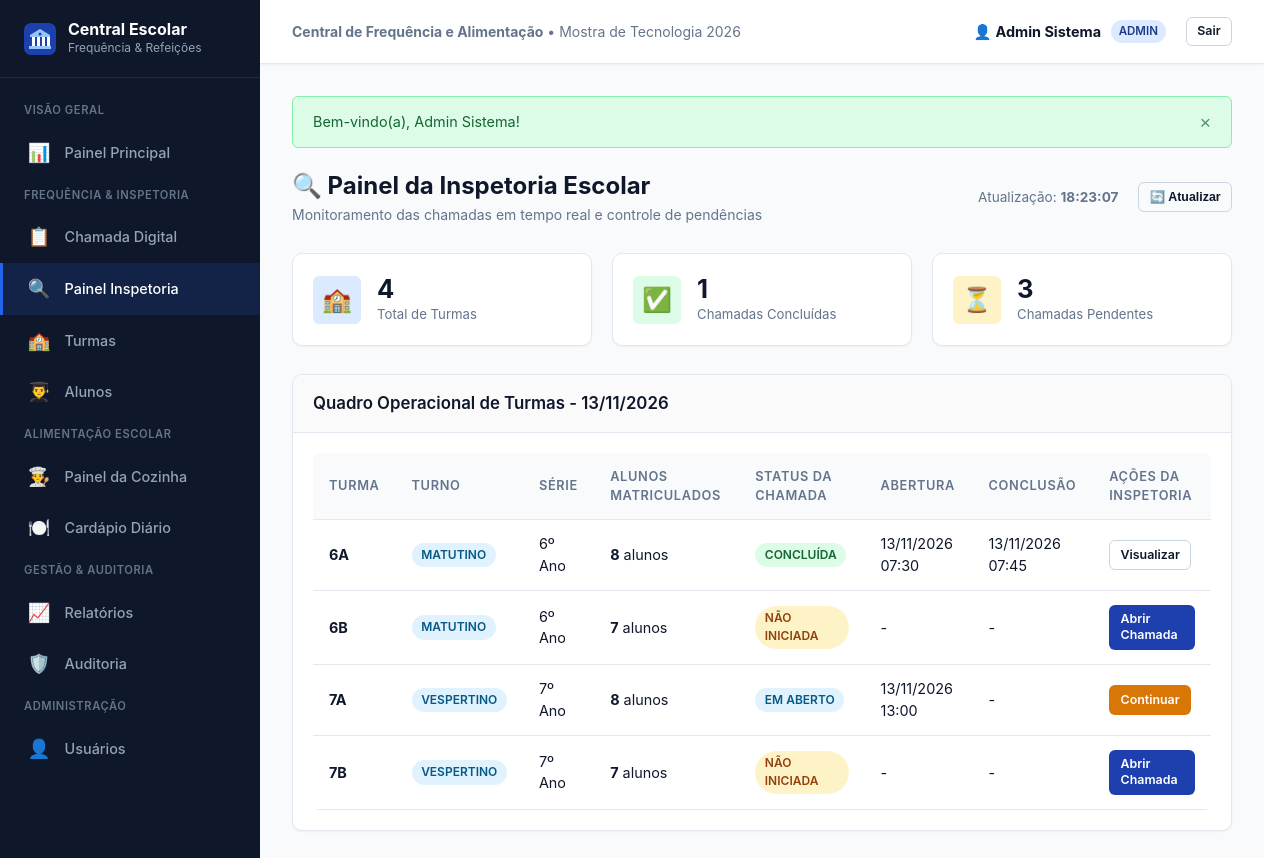
The app's page /inspetoria (signed in) with its own data.
### tables this page shows
CREATE TABLE IF NOT EXISTS turma (
    id              INT UNSIGNED    NOT NULL AUTO_INCREMENT,
    nome            VARCHAR(50)     NOT NULL COMMENT 'Nome da turma (ex: 6A, 7B)',
    ano_letivo_id   INT UNSIGNED    NOT NULL COMMENT 'FK para ano_letivo',
    turno           ENUM('matutino','vespertino','noturno') NOT NULL COMMENT 'Turno da turma',
    serie           VARCHAR(30)     NOT NULL COMMENT 'Série/Ano escolar (ex: 6º Ano)',
    created_at      DATETIME        NOT NULL DEFAULT CURRENT_TIMESTAMP,
    updated_at      DATETIME        NOT NULL DEFAULT CURRENT_TIMESTAMP ON UPDATE CURRENT_TIMESTAMP,
    PRIMARY KEY (id),
    CONSTRAINT fk_turma_ano_letivo
        FOREIGN KEY (ano_letivo_id) REFERENCES ano_letivo(id)
        ON DELETE RESTRICT ON UPDATE CASCADE
);

CREATE TABLE IF NOT EXISTS chamada (
    id              INT UNSIGNED    NOT NULL AUTO_INCREMENT,
    turma_id        INT UNSIGNED    NOT NULL COMMENT 'FK para turma',
    data            DATE            NOT NULL COMMENT 'Data da chamada',
    status          ENUM('aberta','concluida') NOT NULL DEFAULT 'aberta'
                    COMMENT 'Situação da chamada',
    usuario_id      INT UNSIGNED    NOT NULL COMMENT 'FK para usuário que criou a chamada',
    aberta_em       DATETIME        NOT NULL COMMENT 'Data/hora em que a chamada foi aberta',
    concluida_em    DATETIME        NULL     COMMENT 'Data/hora em que a chamada foi concluída',
    created_at      DATETIME        NOT NULL DEFAULT CURRENT_TIMESTAMP,
    updated_at      DATETIME        NOT NULL DEFAULT CURRENT_TIMESTAMP ON UPDATE CURRENT_TIMESTAMP,
    PRIMARY KEY (id),
     
    UNIQUE KEY uk_chamada_turma_data (turma_id, data),
    CONSTRAINT fk_chamada_turma
        FOREIGN KEY (turma_id) REFERENCES turma(id)
        ON DELETE RESTRICT ON UPDATE CASCADE,
    CONSTRAINT fk_chamada_usuario
        FOREIGN KEY (usuario_id) REFERENCES usuario(id)
        ON DELETE RESTRICT ON UPDATE CASCADE
);

### app/controllers/InspetoriaController.php (called while the page is built, shortened)
<?php
class InspetoriaController extends Controller
{
    public function index(): void
    {
        $turmaModel = $this->model('Turma');
        $chamadaModel = $this->model('Chamada');
        $turmasComStatus = $turmaModel->findComStatusChamadaHoje();
        $chamadasHoje = $chamadaModel->findHoje();
        $pendentes = $turmaModel->turmasPendentesHoje();
        $totalTurmas = count($turmasComStatus);
        $totalPendentes = count($pendentes);
        $totalConcluidas = $totalTurmas - $totalPendentes;
        $this->view('inspetoria/index', [
            'titulo'             => 'Painel da Inspetoria',
            'turmasComStatus'    => $turmasComStatus,
            'chamadasHoje'       => $chamadasHoje,
            'totalTurmas'        => $totalTurmas,
            'totalPendentes'     => $totalPendentes,
            'totalConcluidas'    => $totalConcluidas,
            'horarioAtualizacao' => date('H:i:s'),
        ]);
    }
}

### core/App.php (called while the page is built, shortened)
<?php
class App
{
    protected string $method = 'index';
    public function __construct()
    {
        $url = $this->parseUrl();
        if (isset($url[0]) && !empty($url[0])) {
            $nomeControlador = ucfirst(strtolower($url[0])) . 'Controller';
            $arquivoControlador = ROOT_PATH . '/app/controllers/' . $nomeControlador . '.php';
            if (file_exists($arquivoControlador)) {
                unset($url[0]);
            } else {
                $this->exibir404();
                return;
            }
        }
        $this->controller = new $this->controller();
        $this->params = $url ? array_values($url) : [];
        call_user_func_array([$this->controller, $this->method], $this->params);
    }
    protected function parseUrl(): array
    {
        if (isset($_GET['url'])) {
            $url = filter_var(rtrim($_GET['url'], '/'), FILTER_SANITIZE_URL);
            return explode('/', $url);
        }
        return [];
    }
}

### index.php (called while the page is built, shortened)
<?php
require_once ROOT_PATH . '/config/database.php';
require_once ROOT_PATH . '/core/App.php';
require_once ROOT_PATH . '/core/Controller.php';
require_once ROOT_PATH . '/core/Model.php';
require_once ROOT_PATH . '/core/Helpers.php';
$app = new App();

### config/database.php (called while the page is built, shortened)
<?php
class Database
{
    private static ?Database $instance = null;
    private function __construct()
    {
        $dsn = 'mysql:host=' . DB_HOST . ';dbname=' . DB_NAME . ';charset=' . DB_CHARSET;
        $opcoes = [
            PDO::ATTR_ERRMODE            => PDO::ERRMODE_EXCEPTION,
            PDO::ATTR_DEFAULT_FETCH_MODE => PDO::FETCH_OBJ,
            PDO::ATTR_EMULATE_PREPARES   => false,
        ];
        try {
            $this->pdo = new PDO($dsn, DB_USER, DB_PASS, $opcoes);
        } catch (PDOException $e) {
            die('Erro ao conectar com o banco de dados: ' . $e->getMessage());
        }
    }
    public static function connect(): PDO
    {
        if (self::$instance === null) {
            self::$instance = new self();
        }
        return self::$instance->pdo;
    }
}

### core/Model.php (called while the page is built, shortened)
<?php
class Model
{
    public function __construct()
    {
        $this->db = Database::connect();
    }
}

### app/models/Turma.php (called while the page is built, shortened)
<?php
class Turma extends Model
{
    public function findComStatusChamadaHoje(): array
    {
        $sql = "SELECT t.*, al.ano,
                (SELECT COUNT(*) FROM matricula m WHERE m.turma_id = t.id AND m.status = 'ativa') as total_alunos,
                c.id as chamada_id, c.status as chamada_status, c.aberta_em, c.concluida_em
                FROM turma t
                INNER JOIN ano_letivo al ON t.ano_letivo_id = al.id AND al.ativo = 1
                LEFT JOIN chamada c ON c.turma_id = t.id AND c.data = CURDATE()
                ORDER BY t.turno, t.nome";
        return $this->db->query($sql)->fetchAll();
    }
    public function turmasPendentesHoje(): array
    {
        $sql = "SELECT t.*, al.ano,
                (SELECT COUNT(*) FROM matricula m WHERE m.turma_id = t.id AND m.status = 'ativa') as total_alunos
                FROM turma t
                INNER JOIN ano_letivo al ON t.ano_letivo_id = al.id AND al.ativo = 1
                LEFT JOIN chamada c ON c.turma_id = t.id AND c.data = CURDATE()
                WHERE c.id IS NULL OR c.status = 'aberta'
                ORDER BY t.turno, t.nome";
        return $this->db->query($sql)->fetchAll();
    }
}

### app/views/inspetoria/index.php (the view)
<div class="page-header">
    <div>
        <h1 class="page-header-title">🔍 Painel da Inspetoria Escolar</h1>
        <p class="breadcrumb-info">Monitoramento das chamadas em tempo real e controle de pendências</p>
    </div>
    <div class="page-header-actions">
        <span style="font-size: 0.85rem; color: var(--text-muted); margin-right: 0.5rem;">
            Atualização: <strong><?= $horarioAtualizacao ?></strong>
        </span>
        <button type="button" onclick="window.location.reload();" class="btn btn-outline btn-sm">🔄 Atualizar</button>
    </div>
</div>
<div class="stats-grid">
    <div class="stat-card">
        <div class="stat-icon primary">🏫</div>
        <div class="stat-data">
            <div class="stat-number"><?= $totalTurmas ?></div>
            <div class="stat-label">Total de Turmas</div>
        </div>
    </div>
    <div class="stat-card">
        <div class="stat-icon success">✅</div>
        <div class="stat-data">
            <div class="stat-number"><?= $totalConcluidas ?></div>
            <div class="stat-label">Chamadas Concluídas</div>
        </div>
    </div>
    <div class="stat-card">
        <div class="stat-icon <?= ($totalPendentes > 0) ? 'warning' : 'info' ?>">
            <?= ($totalPendentes > 0) ? '⏳' : '🎉' ?>
        </div>
        <div class="stat-data">
            <div class="stat-number"><?= $totalPendentes ?></div>
            <div class="stat-label">Chamadas Pendentes</div>
        </div>
    </div>
</div>
<div class="card">
    <div class="card-header">
        <h3>Quadro Operacional de Turmas - <?= formatDate(date('Y-m-d')) ?></h3>
    </div>
    <div class="card-body">
        <div class="table-container">
            <table>
                <thead>
                    <tr>
                        <th>Turma</th>
                        <th>Turno</th>
                        <th>Série</th>
                        <th>Alunos Matriculados</th>
                        <th>Status da Chamada</th>
                        <th>Abertura</th>
                        <th>Conclusão</th>
                        <th>Ações da Inspetoria</th>
                    </tr>
                </thead>
                <tbody>
                    <?php foreach ($turmasComStatus as $t): ?>
                        <tr>
                            <td><strong><?= sanitize($t->nome) ?></strong></td>
                            <td><span class="badge badge-info"><?= ucfirst(sanitize($t->turno)) ?></span></td>
                            <td><?= sanitize($t->serie) ?></td>
                            <td><strong><?= $t->total_alunos ?></strong> alunos</td>
                            <td>
                                <?php if (empty($t->chamada_id)): ?>
                                    <span class="badge badge-warning">Não Iniciada</span>
                                <?php elseif ($t->chamada_status === 'aberta'): ?>
                                    <span class="badge badge-info">Em Aberto</span>
                                <?php elseif ($t->chamada_status === 'concluida'): ?>
                                    <span class="badge badge-success">Concluída</span>
                                <?php endif; ?>
                            </td>
                            <td><?= !empty($t->aberta_em) ? formatDateTime($t->aberta_em) : '-' ?></td>
                            <td><?= !empty($t->concluida_em) ? formatDateTime($t->concluida_em) : '-' ?></td>
                            <td>
                                <?php if (empty($t->chamada_id)): ?>
                                    <a href="<?= BASE_URL ?>/chamadas/abrir/<?= $t->id ?>" class="btn btn-primary btn-sm">Abrir Chamada</a>
                                <?php elseif ($t->chamada_status === 'aberta'): ?>
                                    <a href="<?= BASE_URL ?>/chamadas/registrar/<?= $t->chamada_id ?>" class="btn btn-warning btn-sm">Continuar</a>
                                <?php elseif ($t->chamada_status === 'concluida'): ?>
                                    <a href="<?= BASE_URL ?>/chamadas/visualizar/<?= $t->chamada_id ?>" class="btn btn-outline btn-sm">Visualizar</a>
                                <?php endif; ?>
                            </td>
                        </tr>
                    <?php endforeach; ?>
                </tbody>
            </table>
        </div>
    </div>
</div>

### records on screen
turma: nome "6A", turno "MATUTINO", serie "6º Ano", total_alunos "8", shows "CONCLUÍDA", chamada.aberta_em "13/11/2026 07:30", chamada.concluida_em "13/11/2026 07:45"
turma: nome "6B", turno "MATUTINO", serie "6º Ano", total_alunos "7", shows "NÃO INICIADA"
turma: nome "7A", turno "VESPERTINO", serie "7º Ano", total_alunos "8", shows "EM ABERTO", chamada.aberta_em "13/11/2026 13:00"
turma: nome "7B", turno "VESPERTINO", serie "7º Ano", total_alunos "7", shows "NÃO INICIADA"

### other values on screen
APP_NAME "Central de Frequência e Alimentação"
$usuarioAtual['nome'] "Admin Sistema"
$perfilAtual "ADMIN"
$flash['message'] "Bem-vindo(a), Admin Sistema!"
$horarioAtualizacao "18:23:07"
$totalTurmas "4"
$totalConcluidas "1"
$totalPendentes "3"
